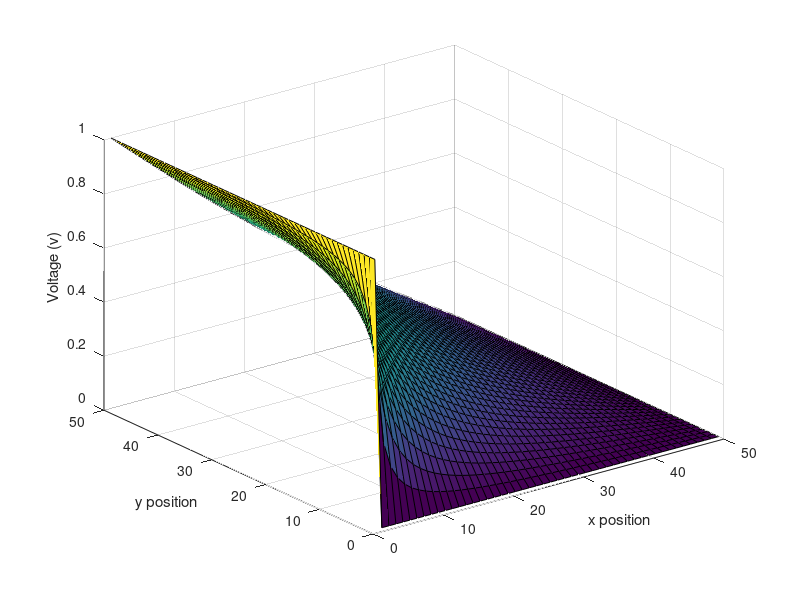
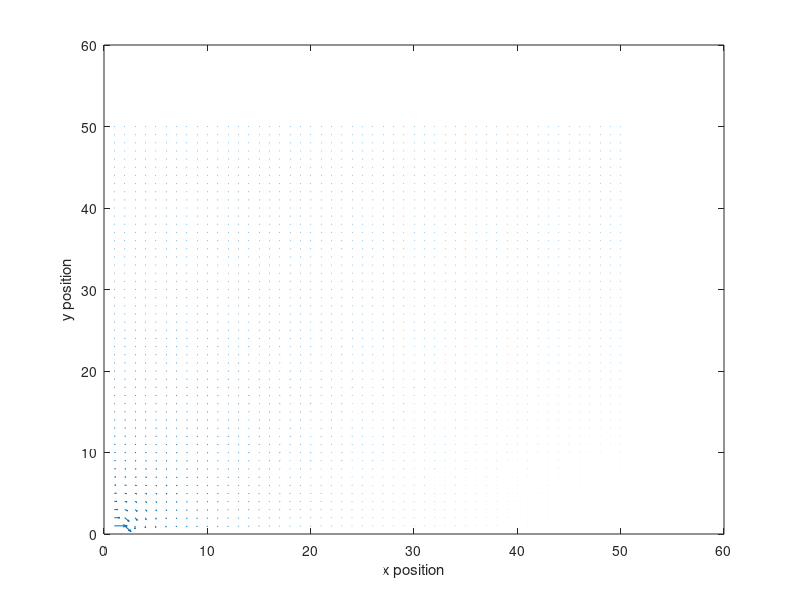

Here is the MATLAB script that generated these plots, in order:

clear
clc
close all

nx = 50;
ny = 50;
num_itteration = 10000;
line
dx =0.0001;% m
dy = dx;
V= zeros (nx,ny);
bc = [1,0,0,nan];% v (left top right bottom) NAN =free

Ex = zeros(nx,ny);
Ey = zeros(nx,ny);
% sets boundrt conditions 
V(1,:)=(~isnan(bc(2)))*bc(2);
V(end,:)=(~isnan(bc(4)))*bc(4);
V(:,1)=(~isnan(bc(1)))*bc(1);
V(:,end)=(~isnan(bc(3)))*bc(3);
V(isnan(V))=0;

imf = 1% use image filter  method 

if ~imf
    for l = 1:num_itteration
        %stores the previous run
        pv = V;
        % finds the finite difrence 
        for m = 1:ny
            for n=1:nx
                if (n == 1&&m ==1)
                    if (isnan(bc(1)))
                        V(m,n)=  (V(m+1,n)+V(m,n+1))/2;
                        
                    else
                        V(m,n)=bc(1);
                    end
                elseif (n == 1&&m ==ny)
                    if (isnan(bc(1)))
                        V(m,n)=   (V(m-1,n)+V(m,n+1))/2;
                    else
                        V(m,n)=bc(1);
                    end
                elseif (n == nx&&m ==1)
                    if (isnan(bc(3)))
                        V(m,n)=   (V(m+1,n)+V(m,n-1))/2;
                    else
                        V(m,n)=bc(3);
                    end
                elseif (n == nx&&m ==ny)
                    if (isnan(bc(3)))
                        V(m,n)=   (V(m-1,n)+V(m,n-1))/2;
                    else
                        V(m,n)=bc(3);
                    end
                elseif (n ==1)
                    if (isnan(bc(1)))
                        V(m,n)=   (V(m-1,n)+V(m+1,n)+V(m,n+1))/3;
                        
                    else
                        V(m,n)=bc(1);
                    end
                elseif (n ==nx)
                    if (isnan(bc(3)))
                        V(m,n)=   (V(m-1,n)+V(m+1,n)+V(m,n-1))/3;
                        
                    else
                        V(m,n)=bc(3);
                    end
                elseif (m ==1)
                    if (isnan(bc(2)))
                        V(m,n)=   (V(m,n-1)+V(m+1,n)+V(m,n+1))/3;
                        
                    else
                        V(m,n)=bc(2);
                    end
                elseif (m ==nx)
                    if (isnan(bc(4)))
                        V(m,n)=  (V(m,n-1)+V(m-1,n)+V(m,n+1))/3;
                        
                    else
                        V(m,n)=bc(4);
                    end
                else
                    V(m,n)=   (V(m+1,n)+V(m,n+1)+V(m-1,n)+V(m,n-1))/4;
                    
                end
                
            end
            
        end
        %calculates the efeild 
        for p=1:nx
            if p==1
                Ex(:,p) = -(-V(:,p)+V(:,p+1))/dx;
            elseif p==nx
                Ex(:,p) = -(-V(:,p-1)+V(:,p))/dx;
            else
                Ex(:,p) = -((-1/2)*V(:,p-1)+(1/2)*V(:,p+1))/dx;
            end
        end
        for p=1:ny
            if p==1
                Ey(p,:) = -(-V(p,:)+V(p+1,:))/dy;
            elseif p==nx
                Ey(p,:) = -(-V(p-1,:)+V(p,:))/dy;
            else
                Ey(p,:) = -((-1/2)*V(p-1,:)+(1/2)*V(p+1,:))/dy;
            end
        end
        %plots the results 
        if (mod(l,100)==1)
            xlabel('x position')
            ylabel('y position')
            zlabel('Voltage (v)')
            figure(2)
            quiver(1:1:nx,1:1:ny,Ex,Ey)
            xlabel('x position')
            ylabel('y position')
            pause
        end
        % exits if small enough diffrence
        if mean(mean(V-pv))<=1e-8
            break
        end
        
    end
    
else
    for l= 1:num_itteration
        pv = V;
        % finds the next finite diffrence itreation
        V = imboxfilt(V);
        temp = V;
        % resets boundry conditions 
        V(1,:)=(~isnan(bc(2)))*bc(2);
        V(end,:)=(~isnan(bc(4)))*bc(4);
        V(:,1)=(~isnan(bc(1)))*bc(1);
        V(:,end)=(~isnan(bc(3)))*bc(3);
        V(isnan(V))=temp(isnan(V));
        % finds the efeild
        for p=1:nx
            if p==1
                Ex(:,p) = -(-V(:,p)+V(:,p+1))/dx;
            elseif p==nx
                Ex(:,p) = -(-V(:,p-1)+V(:,p))/dx;
            else
                Ex(:,p) = -((-1/2)*V(:,p-1)+(1/2)*V(:,p+1))/dx;
            end
        end
        for p=1:ny
            if p==1
                Ey(p,:) = -(-V(p,:)+V(p+1,:))/dy;
            elseif p==nx
                Ey(p,:) = -(-V(p-1,:)+V(p,:))/dy;
            else
                Ey(p,:) = -((-1/2)*V(p-1,:)+(1/2)*V(p+1,:))/dy;
            end
        end
        % plots results 
        if (mod(l,100)==1)
            figure(1)
            surf(V)
            xlabel('x position')
            ylabel('y position')
            zlabel('Voltage (v)')
            figure(2)
            quiver(1:1:nx,1:1:ny,Ex,Ey)
            xlabel('x position')
            ylabel('y position')
            pause
        end
        % exits if small enough diffrence
        if mean(mean(V-pv))<=1e-8
            break
        end
    end
end
figure(1)
surf(V)
xlabel('x position')
ylabel('y position')
zlabel('Voltage (v)')
figure(2)
quiver(1:1:nx,1:1:ny,Ex,Ey)
xlabel('x position')
ylabel('y position')